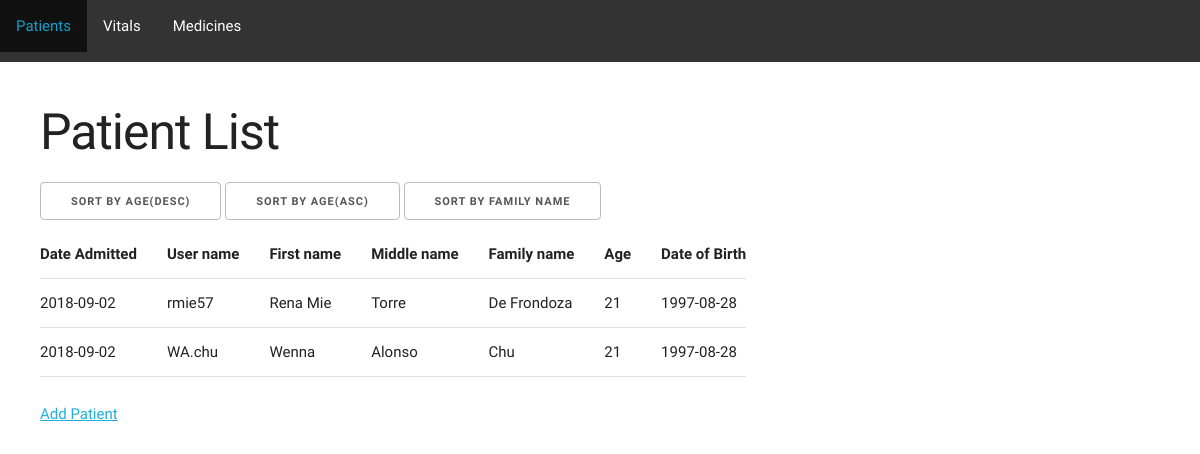
Before: /patients with the older database file.
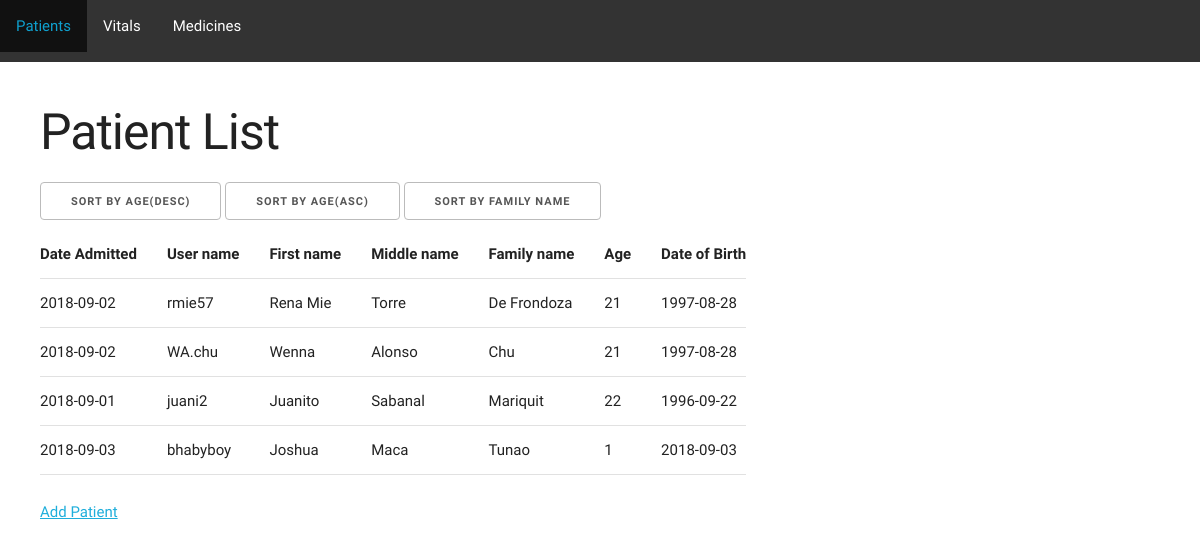
After: the same page with the newer database file.
### server.py (models this page shows, shortened)
class Patient(db.Model):
    id = db.Column(db.Integer, primary_key=True)
    user_name = db.Column(db.String(80), nullable=False)
    password_hash = db.Column(db.String(120), nullable=False)
    date_admitted = db.Column(db.Date, nullable=False)
    first_name = db.Column(db.String(80), nullable=False)
    middle_name = db.Column(db.String(120), nullable=False)
    family_name = db.Column(db.String(120), nullable=False)
    gender = db.Column(db.String(8), nullable=False)
    birth_date = db.Column(db.Date, nullable=False)
    age = db.Column(db.Integer, nullable=False)
    bp = db.Column(db.Integer, nullable=True)
    metroprolol = db.Column(db.Integer, nullable=True)
    anti_histamine = db.Column(db.Integer, nullable=True)
    paracetamol = db.Column(db.Integer, nullable=True)
    @property
    def password(self):
        raise AttributeError('password is not a readable attribute')

### server.py (the view)
@app.route('/patients', methods=['GET', 'POST'])
def patients_list():
    rendered_template = None
    if request.method == 'GET':
        patients = Patient.query.all()
        rendered_template = render_template('view_patients.html', patients=patients)
    if request.args.get('filterby','') == 'agedesc':
        patients = db.session.query(Patient).order_by(Patient.age.desc())
        rendered_template = render_template('view_patients.html', patients=patients)
    if request.args.get('filterby','') == 'ageasc':
        patients = db.session.query(Patient).order_by(Patient.age.asc())
        rendered_template = render_template('view_patients.html', patients=patients)
    if request.args.get('filterby','') == 'familyname':
        patients = db.session.query(Patient).order_by("Patient.family_name")
        rendered_template = render_template('view_patients.html', patients=patients)
    return rendered_template

### templates/view_patients.html (shortened to what this page needs)
{% extends 'base.html' %}
{% block pagecontent %}
    <main style="margin-top: 3rem;">
        <div style="margin: 4rem">
            <div class="row">
                <div class="twelve columns">
                    <h1>Patient List</h1>
                    <a href="/patients?filterby=agedesc" class="button">Sort by Age(Desc)</a>
                    <a href="/patients?filterby=ageasc" class="button">Sort by Age(Asc)</a>
                    <a href="/patients?filterby=familyname" class="button">Sort by Family name</a>
                    <table>
                        <tr>
                            <th>Date Admitted</th>
                            <th>User name</th>
                            <th>First name</th>
                            <th>Middle name</th>
                            <th>Family name</th>
                            <th>Age</th>
                            <th>Date of Birth</th>
                        </tr>
                        {% for patient in patients %}
                        <tr>
                            <td>{{ patient.date_admitted }}</td>
                            <td>{{ patient.user_name }}</td>
                            <td>{{ patient.first_name }}</td>
                            <td>{{ patient.middle_name }}</td>
                            <td>{{ patient.family_name }}</td>
                            <td>{{ patient.age }}</td>
                            <td>{{ patient.birth_date }}</td>
                        </tr>
                        {% endfor %}
                    </table>
                    <a href="patients/add" class="button-primary">Add Patient</a>
                </div>
            </div>
        </div>
    </main>
{% endblock %}

### templates/base.html (shortened to what this page needs)
{% block base %}
<!DOCTYPE html>
<html lang="en">
<head>
  <link rel="stylesheet" href="{{ url_for('static', filename = 'css/normalize.css') }}">
  <link rel="stylesheet" href="{{ url_for('static', filename = 'css/skeleton.css') }}">
</head>
<body>
  <nav>
    <ul>
      <li><a href="/patients">Patients</a></li>
      <li><a href="">Vitals</a></li>
      <li><a href="">Medicines</a></li>
    </ul>
  </nav>
  {% block pagecontent %} {% endblock %}
</body>
</html>
{% endblock %}

### static/css/skeleton.css (style rules this page uses)
.column, .columns { width: 100%; float: left; box-sizing: border-box; }
@media (min-width: 550px) { .column, .columns { margin-left: 4%; } }
@media (min-width: 550px) { .column:first-child, .columns:first-child { margin-left: 0; } }
@media (min-width: 550px) { .twelve.columns { width: 100%; margin-left: 0; } }
html { font-size: 62.5%; }
body { font-size: 1.5em; line-height: 1.6; font-weight: 400; font-family: "Raleway", "HelveticaNeue", "Helvetica Neue", Helvetica, Arial, sans-serif; color: #222; }
h1, h2, h3, h4, h5, h6 { margin-top: 0; margin-bottom: 2rem; font-weight: 300; }
h1 { font-size: 4.0rem; line-height: 1.2; letter-spacing: -.1rem; }
@media (min-width: 550px) { h1 { font-size: 5.0rem; } }
a { color: #1EAEDB; }
.button, button, input[type="submit"], input[type="reset"], input[type="button"] { display: inline-block; height: 38px; padding: 0 30px; color: #555; text-align: center; font-size: 11px; font-weight: 600; line-height: 38px; letter-spacing: .1rem; text-transform: uppercase; text-decoration: none; white-space: nowrap; background-color: transparent; border-radius: 4px; border: 1px solid #bbb; cursor: pointer; box-sizing: border-box; }
ul { list-style: circle inside; }
ol, ul { padding-left: 0; margin-top: 0; }
li { margin-bottom: 1rem; }
th, td { padding: 12px 15px; text-align: left; border-bottom: 1px solid #E1E1E1; }
th:first-child, td:first-child { padding-left: 0; }
th:last-child, td:last-child { padding-right: 0; }
button, .button { margin-bottom: 1rem; }
pre, blockquote, dl, figure, table, p, ul, ol, form { margin-bottom: 2.5rem; }
.container:after, .row:after, .u-cf { content: ""; display: table; clear: both; }

### templates/base.html (style rules this page uses)
nav ul { list-style-type: none; margin: 0; padding: 0; overflow: hidden; background-color: #333; }
nav ul li { float: left; }
nav ul li a { display: block; color: white; text-align: center; padding: 14px 16px; text-decoration: none; }

Changed rows visible on the page:
added Patient: date_admitted "2018-09-01", user_name "juani2", first_name "Juanito", middle_name "Sabanal", family_name "Mariquit", age "22", birth_date "1996-09-22"
added Patient: date_admitted "2018-09-03", user_name "bhabyboy", first_name "Joshua", middle_name "Maca", family_name "Tunao", age "1", birth_date "2018-09-03"
